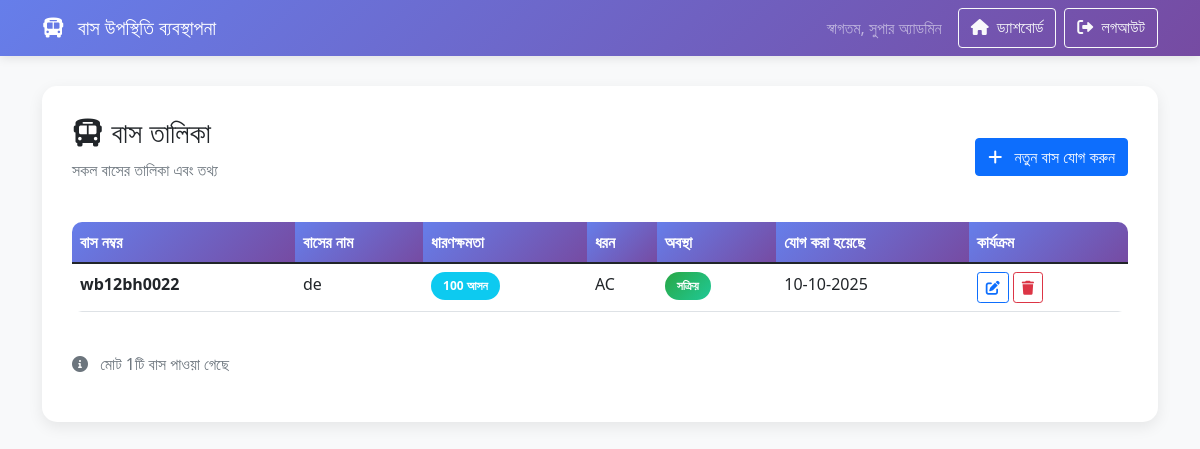
Page /bus_list.php (signed in) on the committed database.
### tables this page shows
CREATE TABLE `buses` (
  `id` int(11) NOT NULL,
  `bus_number` varchar(50) NOT NULL,
  `bus_name` varchar(100) DEFAULT NULL,
  `capacity` int(11) NOT NULL,
  `bus_type` varchar(50) DEFAULT NULL,
  `description` text DEFAULT NULL,
  `status` enum('active','inactive') DEFAULT 'active',
  `created_at` timestamp NOT NULL DEFAULT current_timestamp(),
  `updated_at` timestamp NOT NULL DEFAULT current_timestamp() ON UPDATE current_timestamp()
);

### bus_list.php (the view, shortened to what this page needs)
<?php
require_once 'config/database.php';
try {
    $buses = $pdo->query("SELECT * FROM buses ORDER BY created_at DESC")->fetchAll(PDO::FETCH_ASSOC);
} catch (PDOException $e) {
    $buses = [];
}
?>
<!DOCTYPE html>
<html lang="bn">
<head>
    <link href="https://cdn.jsdelivr.net/npm/bootstrap@5.1.3/dist/css/bootstrap.min.css" rel="stylesheet">
    <link href="https://cdnjs.cloudflare.com/ajax/libs/font-awesome/6.0.0/css/all.min.css" rel="stylesheet">
</head>
<body>
    <nav class="navbar navbar-expand-lg navbar-dark">
        <div class="container">
            <a class="navbar-brand" href="dashboard.php">
                <i class="fas fa-bus me-2"></i>
                বাস উপস্থিতি ব্যবস্থাপনা
            </a>
            <div class="navbar-nav ms-auto">
                <span class="navbar-text me-3">
                    স্বাগতম, <?php echo htmlspecialchars($_SESSION['super_admin_name']); ?>
                </span>
                <a href="dashboard.php" class="btn btn-outline-light me-2">
                    <i class="fas fa-home me-1"></i>
                    ড্যাশবোর্ড
                </a>
                <a href="logout.php" class="btn btn-outline-light">
                    <i class="fas fa-sign-out-alt me-1"></i>
                    লগআউট
                </a>
            </div>
        </div>
    </nav>
    <div class="container">
        <div class="table-container">
            <div class="d-flex justify-content-between align-items-center mb-4">
                <div>
                    <h3><i class="fas fa-bus me-2"></i>বাস তালিকা</h3>
                    <p class="text-muted">সকল বাসের তালিকা এবং তথ্য</p>
                </div>
                <div>
                    <a href="add_bus.php" class="btn btn-primary">
                        <i class="fas fa-plus me-2"></i>
                        নতুন বাস যোগ করুন
                    </a>
                </div>
            </div>
            <?php if (empty($buses)): ?>
                <div class="text-center py-5">
                    <i class="fas fa-bus" style="font-size: 4rem; color: #ccc; margin-bottom: 20px;"></i>
                    <h4 class="text-muted">কোনো বাস যোগ করা হয়নি</h4>
                    <p class="text-muted">প্রথম বাস যোগ করতে নিচের বাটনে ক্লিক করুন</p>
                    <a href="add_bus.php" class="btn btn-primary">
                        <i class="fas fa-plus me-2"></i>
                        প্রথম বাস যোগ করুন
                    </a>
                </div>
            <?php else: ?>
                <div class="table-responsive">
                    <table class="table table-hover">
                        <thead>
                            <tr>
                                <th>বাস নম্বর</th>
                                <th>বাসের নাম</th>
                                <th>ধারণক্ষমতা</th>
                                <th>ধরন</th>
                                <th>অবস্থা</th>
                                <th>যোগ করা হয়েছে</th>
                                <th>কার্যক্রম</th>
                            </tr>
                        </thead>
                        <tbody>
                            <?php foreach ($buses as $bus): ?>
                                <tr>
                                    <td>
                                        <strong><?php echo htmlspecialchars($bus['bus_number']); ?></strong>
                                    </td>
                                    <td>
                                        <?php echo htmlspecialchars($bus['bus_name'] ?: 'নাম নেই'); ?>
                                    </td>
                                    <td>
                                        <span class="badge bg-info"><?php echo $bus['capacity']; ?> আসন</span>
                                    </td>
                                    <td>
                                        <?php echo htmlspecialchars($bus['bus_type'] ?: 'নির্ধারিত নয়'); ?>
                                    </td>
                                    <td>
                                        <?php if ($bus['status'] === 'active'): ?>
                                            <span class="badge badge-success">সক্রিয়</span>
                                        <?php else: ?>
                                            <span class="badge badge-danger">নিষ্ক্রিয়</span>
                                        <?php endif; ?>
                                    </td>
                                    <td>
                                        <?php echo date('d-m-Y', strtotime($bus['created_at'])); ?>
                                    </td>
                                    <td>
                                        <a href="edit_bus.php?id=<?php echo $bus['id']; ?>" class="btn btn-sm btn-outline-primary" title="সম্পাদনা">
                                            <i class="fas fa-edit"></i>
                                        </a>
                                        <button class="btn btn-sm btn-outline-danger" title="মুছে ফেলুন" onclick="deleteBus(<?php echo $bus['id']; ?>, '<?php echo htmlspecialchars($bus['bus_number']); ?>')">
                                            <i class="fas fa-trash"></i>
                                        </button>
                                    </td>
                                </tr>
                            <?php endforeach; ?>
                        </tbody>
                    </table>
                </div>
                <div class="mt-4">
                    <p class="text-muted">
                        <i class="fas fa-info-circle me-2"></i>
                        মোট <?php echo count($buses); ?>টি বাস পাওয়া গেছে
                    </p>
                </div>
            <?php endif; ?>
        </div>
    </div>
</body>
</html>

### bus_list.php (style rules this page uses)
body { background-color: #f8f9fa; font-family: 'Segoe UI', Tahoma, Geneva, Verdana, sans-serif; }
.navbar { background: linear-gradient(135deg, #667eea 0%, #764ba2 100%); box-shadow: 0 2px 10px rgba(0,0,0,0.1); }
.table-container { background: white; border-radius: 15px; box-shadow: 0 5px 15px rgba(0,0,0,0.08); padding: 30px; margin-top: 30px; }
.table { border-radius: 10px; overflow: hidden; }
.table thead th { background: linear-gradient(135deg, #667eea 0%, #764ba2 100%); color: white; border: none; font-weight: 600; }
.badge { padding: 8px 12px; border-radius: 20px; }
.badge-success { background: linear-gradient(135deg, #28a745 0%, #20c997 100%); }

### rows in the picture
buses: bus_number "wb12bh0022", bus_name "de", capacity "100", bus_type "AC", status "সক্রিয়", created_at "10-10-2025"

### other values in the picture
$_SESSION['super_admin_name'] "সুপার অ্যাডমিন"
count($buses) "1"
